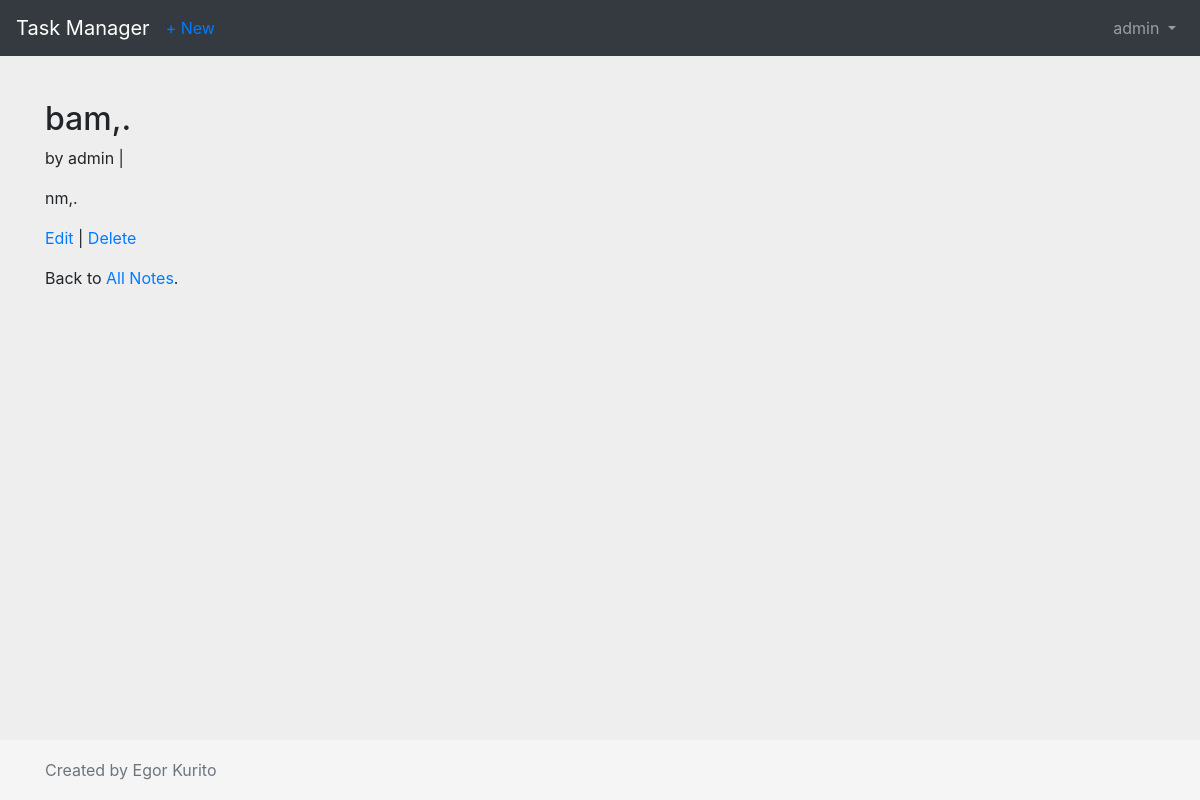
The app's page /notes/4/ (signed in), older data.
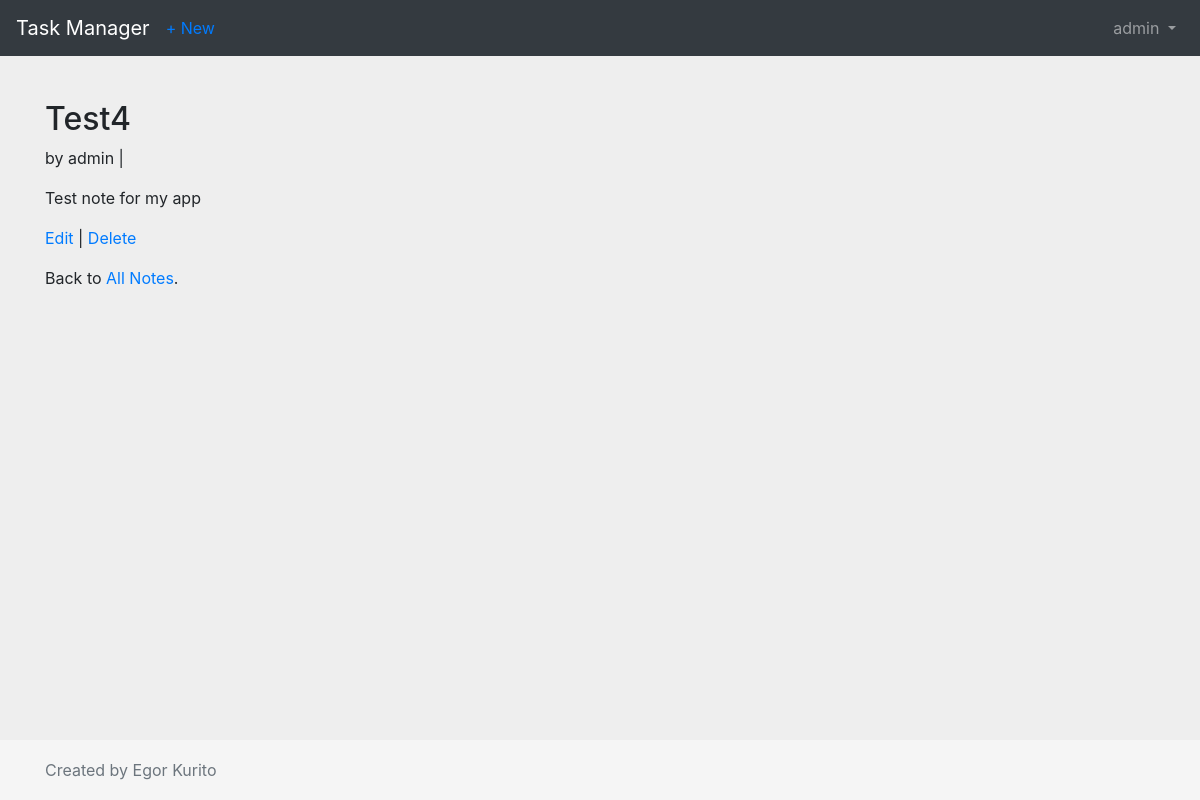
The same page, newer data.
### users/models.py (models this page shows)
class CustomUser(AbstractUser):
    age = models.PositiveIntegerField(default=0)

### notes/models.py (models this page shows, shortened)
class Note(models.Model):
    title = models.CharField(max_length=255)
    content = models.TextField()
    favourite = models.BooleanField(default=False)
    publish = models.DateField(auto_now=False, auto_now_add=True)
    updated = models.DateTimeField(auto_now=True, auto_now_add=False)
    user = models.ForeignKey(
        settings.AUTH_USER_MODEL,
        on_delete=models.CASCADE,
    )
    category = models.ForeignKey(
        Category,
        default="Note",
        on_delete=models.CASCADE,
        related_query_name='category',
    )
    class Meta:
        ordering = ["-publish", "-updated"]

### notes/views.py (the view)
# urls.py: path('<int:pk>/', views.NoteDetailView.as_view(), name='note_detail'),
class NoteDetailView(LoginRequiredMixin, DetailView):
    model = models.Note
    template_name = 'note_detail.html'
    login_url = 'login'

### templates/note_detail.html
{% extends 'base.html' %}
{% block content %}
<div class="article-entry">
  <h2>{{ object.title }}</h2>
  <p>by {{ object.user }} | {{ object.date }}</p>
  <p>{{ object.content }}</p>
</div>
<p><a href="{% url 'note_edit' note.pk %}">Edit</a> | <a href="{% url 'note_delete' note.pk %}">Delete</a></p>
<p>Back to <a href="{% url 'note_list' %}">All Notes</a>.</p>
{% endblock content %}

### templates/base.html (shortened to what this page needs)
<!doctype html>
<html lang="en">
<head>
  {% load staticfiles %}
  <link rel="stylesheet" href="https://stackpath.bootstrapcdn.com/bootstrap/4.3.1/css/bootstrap.min.css">
  <link rel="stylesheet" type="text/css" href="{% static "css/style.css" %}">
</head>
<body>
  <nav class="navbar navbar-expand-md navbar-dark bg-dark mb-2 navbar-inverse fixed-top bg-inverse"> <a class="navbar-brand" href="{% url 'home' %}">Task Manager</a>
    {% if user.is_authenticated %}
    <ul class="navbar-nav mr-auto">
      <li class="nav-item"><a href="{% url 'note_new' %}">+ New</a></li>
    </ul>
    {% endif %}
    <div class="collapse navbar-collapse" id="navbarCollapse">
      {% if user.is_authenticated %}
      <ul class="navbar-nav ml-auto">
        <li class="nav-item">
          <a class="nav-link dropdown-toggle" href="#" id="userMenu" data-toggle="dropdown" aria-haspopup="true" aria-expanded="false">
            {{ user.username }}
          </a>
        </li>
      </ul>
      {% else %}
      <form class="form-inline ml-auto">
        <a href="{% url 'login' %}" class="btn btn-outline-secondary">Log in</a>
        <a href="{% url 'signup' %}" class="btn btn-primary ml-2">Sign up</a>
      </form>
      {% endif %}
    </div>
  </nav>
  <div class="container">
    {% block content %}
    {% endblock %}
  </div>
  <footer class="footer">
    <div class="container">
      <span class="text-muted">Created by Egor Kurito</span>
    </div>
  </footer>
</body>
</html>

### static/css/style.css (style rules this page uses)
html { position: relative; min-height: 100%; }
body { padding-top: 40px; padding-bottom: 40px; background-color: #eee; margin-bottom: 60px; }
body > .container { padding: 60px 15px 0; }
.footer { position: absolute; bottom: 0; width: 100%; height: 60px; line-height: 60px; background-color: #f5f5f5; }
.footer > .container { padding-right: 15px; padding-left: 15px; }

Row changes from the older to the newer data that the page shows:
changed Note "admin": title "bam,." → "Test4"; content "nm,." → "Test note for my app"
